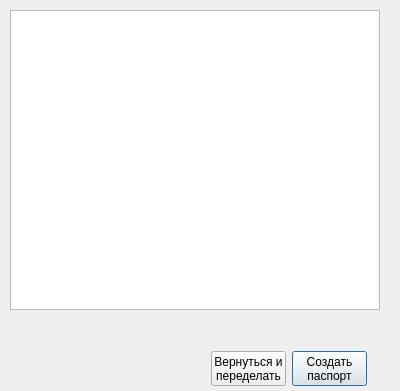
<?xml version="1.0" encoding="UTF-8"?>
<ui version="4.0">
 <class>LastCheckDialog</class>
 <widget class="QDialog" name="LastCheckDialog">
  <property name="geometry">
   <rect>
    <x>0</x>
    <y>0</y>
    <width>400</width>
    <height>391</height>
   </rect>
  </property>
  <property name="windowTitle">
   <string>Dialog</string>
  </property>
  <property name="windowIcon">
   <iconset resource="res.qrc">
    <normaloff>:/logo/rainbow.png</normaloff>:/logo/rainbow.png</iconset>
  </property>
  <widget class="QTableWidget" name="tableWidget_lastCheck">
   <property name="geometry">
    <rect>
     <x>10</x>
     <y>10</y>
     <width>370</width>
     <height>300</height>
    </rect>
   </property>
   <property name="lineWidth">
    <number>1</number>
   </property>
   <property name="editTriggers">
    <set>QAbstractItemView::NoEditTriggers</set>
   </property>
   <property name="showGrid">
    <bool>true</bool>
   </property>
   <property name="gridStyle">
    <enum>Qt::SolidLine</enum>
   </property>
   <attribute name="horizontalHeaderVisible">
    <bool>false</bool>
   </attribute>
   <attribute name="verticalHeaderVisible">
    <bool>false</bool>
   </attribute>
  </widget>
  <widget class="QPushButton" name="pushButton_createPassport">
   <property name="geometry">
    <rect>
     <x>292</x>
     <y>351</y>
     <width>75</width>
     <height>35</height>
    </rect>
   </property>
   <property name="text">
    <string>Создать
паспорт</string>
   </property>
  </widget>
  <widget class="QPushButton" name="pushButton_Cancel">
   <property name="geometry">
    <rect>
     <x>211</x>
     <y>351</y>
     <width>75</width>
     <height>35</height>
    </rect>
   </property>
   <property name="text">
    <string>Вернуться и
переделать</string>
   </property>
  </widget>
 </widget>
 <resources>
  <include location="res.qrc"/>
 </resources>
 <connections/>
</ui>
